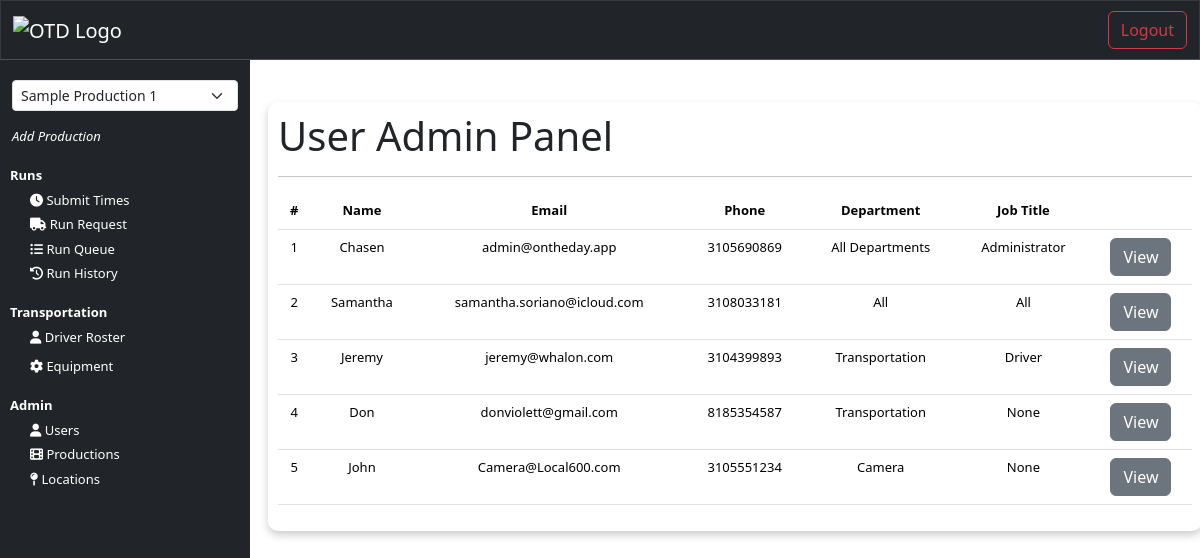
The page /user_admin (signed in) on the database as committed earlier.
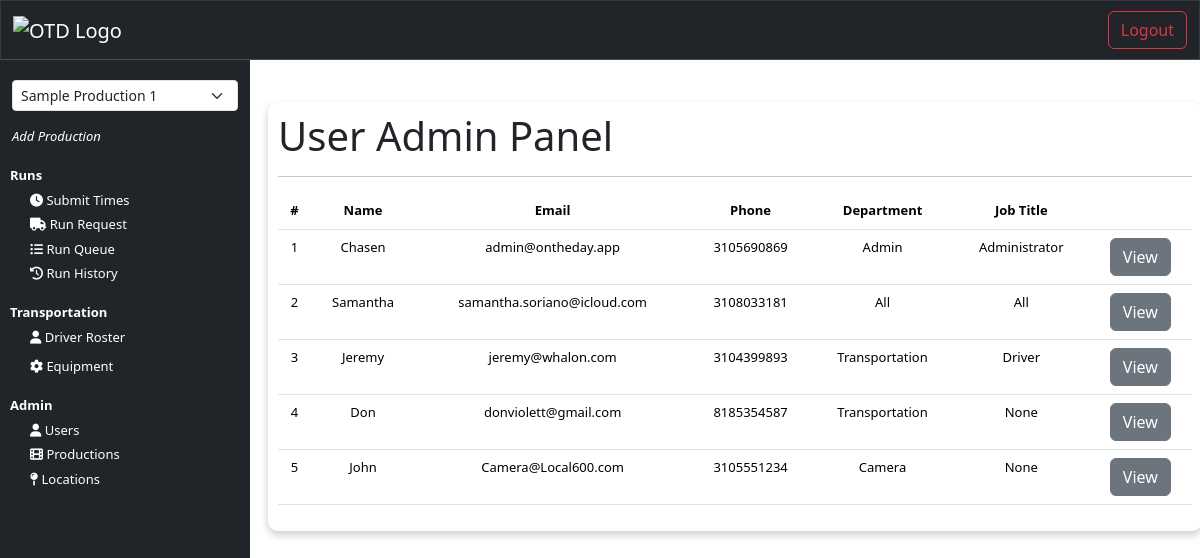
The same page on the database as committed later.
### core/models.py (models this page shows, shortened)
class NewUser(AbstractBaseUser, PermissionsMixin):
    email = models.EmailField(_('email address'), unique=True)
    username = models.CharField(max_length=150, unique=True)
    first_name = models.CharField(max_length=150)
    last_name = models.CharField(max_length=150)
    start_date = models.DateTimeField(default=timezone.now)
    is_staff = models.BooleanField(default=False)
    is_active = models.BooleanField(default=False)
    production_title = models.CharField(max_length=150, blank=True, null=True)
    phone_number = models.CharField(max_length=20)
    department = models.CharField(max_length=150, blank=True)
    job_title = models.CharField(max_length=150, blank=True, null=True)
    productions = models.ManyToManyField('Production', related_name='users', blank=True)
    objects = CustomAccountManager()
    USERNAME_FIELD = 'email'
    REQUIRED_FIELDS = ['username', 'first_name']

### interface/views.py (the view)
# urls.py: path('user_admin', views.user_admin, name="user_admin"),
@login_required(login_url=login)
def user_admin(request):
    users = NewUser.objects.all()
    user = get_object_or_404(NewUser, id=request.user.id)
    user_productions = user.productions.filter(is_active=True)
    context = {
        'users': users,
        'user_productions': user_productions,
    }
    return render(request, 'interface/user_admin.html', context = context)

### interface/templates/interface/user_admin.html
{% extends 'interface/layout.html' %}
{% load crispy_forms_tags %}
{% block content %}
    <main>
        <br>
        <div class="container card-body">
            <h1>User Admin Panel</h1>
            <hr>
            <div class="table-responsive">
                <table class="table">
                    <thead>
                        <tr>
                            <th scope="col">#</th>
                            <th scope="col">Name</th>
                            <th scope="col">Email</th>
                            <th scope="col">Phone</th>
                            <th scope="col">Department</th>
                            <th scope="col">Job Title</th>
                            <th scope="col"></th>
                        </tr>
                    </thead>
                    <tbody>
                        {% for user in users %}
                            <tr>
                                <td>{{ user.id }}</td>
                                <td>{{ user.first_name }} {{ users.last_name }}</td>
                                <td>{{ user.email }}</td>
                                <td>{{ user.phone_number }}</td>
                                <td>{{ user.department }}</td>
                                <td>{{ user.job_title }}</td>
                                <td>
                                    <button class="btn btn-secondary">View</button>
                                </td>
                            </tr>
                        {% endfor %}
                    </tbody>
                </table>
            </div>
        </div>
    </main>
{% endblock %}

Rows that differ between the two databases and show on the page:
changed NewUser "Chasen": department "All Departments" → "Admin"
